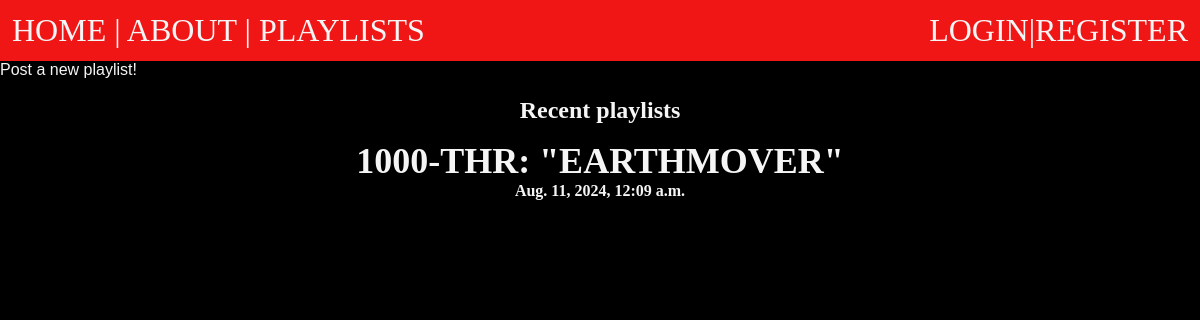
The app's page /posts/, older data.
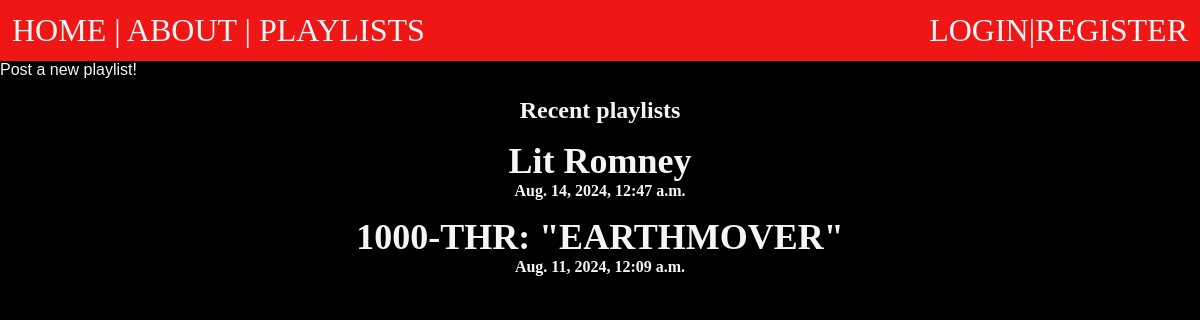
The same page, newer data.
### posts/models.py (models this page shows, shortened)
class Playlist(models.Model):
    title = models.CharField(max_length=50)
    caption = models.TextField()
    description = models.TextField(default="Why is this playlist awesome for this game?")
    bannerUrl = models.TextField(default = "if youre seeing this there is an error, start at posts/models.py")
    playlistId = models.CharField(max_length=200, default = "")
    slug = models.SlugField()
    date = models.DateTimeField(auto_now_add=True)
    author = models.ForeignKey(User, on_delete=models.CASCADE, default = None)
    songs = models.JSONField(default=dict)

### posts/views.py (the view)
# urls.py: path('', views.posts_list, name="list"),
def posts_list(request):
    return render(request, 'posts/posts_list.html', {'posts':Playlist.objects.all().order_by("-date")})

### posts/templates/posts/posts_list.html (shortened to what this page needs)
{% extends "post_layout.html" %}
{% load static %}
{% block content%}
<section>
    <h1> Recent playlists<h1>
    {% for post in posts%}
        <article class="post">
            <h2>
                <a href ={% url 'posts:page' slug=post.slug %} >{{post.title}} </a>
            </h2>
            <p> {{post.date}}</p>
        </article>
    {%endfor%}
</section>
{% endblock %}

### templates/post_layout.html
{% extends "layout.html"%}
{% load static %}
{% block cssLinks%}
    <link rel="stylesheet" href="{% static 'css/posts.css' %}">
    <link rel="stylesheet" href="{% static 'css/forms.css' %}">
{%endblock%}
{% block appLayout%}
    <a class="posts-app-layout" href = {% url "posts:new-post" %}> Post a  new playlist! </a>
    <br>
    <br>
{% endblock %}

### templates/layout.html (shortened to what this page needs)
<!DOCTYPE html>
{% load static %}
<html lang="en">
<head>
    <link rel="stylesheet" href="{% static 'css/layout.css' %}">
    {% block cssLinks %}
    {% endblock %}
</head>
<body>
    <nav>
        <a href = "/"> HOME </a> |
        <a href = "/about"> ABOUT </a> |
        <a href = "{% url 'posts:list'%}"> PLAYLISTS </a>
        {% if not user.is_authenticated %}
            <a class= "account-links" href = "{% url 'users:register'%}"> REGISTER </a>
            <p class= "account-links">|</p>
            <a class= "account-links" href = "{% url 'users:login'%}"> LOGIN </a>
        {% else %}
            <br>
            <form class = "layout-buttons" method = "post" action = "/users/logout/">
                {% csrf_token %}
                <input type = "submit" value = "Logout" title = "logout">
            </form>
        {% endif %}
    </nav>
    {% block appLayout%}
    {% endblock %}
    <main>
        {% block content %}{% endblock %}
    </main>
</body>
</html>

### static/css/layout.css (style rules this page uses)
* { margin:0; padding:0; box-sizing: border-box; }
.account-links { text-align: right; float:right; color:whitesmoke; font-size: 2rem; }
nav { background-color: #f01616; text-align: left; font-size: 2rem; padding: .75rem; font-family: fantasy; }
body { background-color: rgb(0, 0, 0); text-align: center; nav-down: auto; flex-flow:column; color: whitesmoke; }
p { font-size: medium; }
a { text-decoration: none; color: whitesmoke; }
main { background-position: 2cm; }
h1,p { text-align: center; }

### static/css/posts.css (style rules this page uses)
.post { padding-top: 1rem; }
.posts-app-layout { float: left; font-family: 'Gill Sans', 'Gill Sans MT', Calibri, 'Trebuchet MS', sans-serif; }

Row changes from the older to the newer data that the page shows:
added Playlist: title "Lit Romney", date "Aug. 14, 2024, 12:47 a.m."
